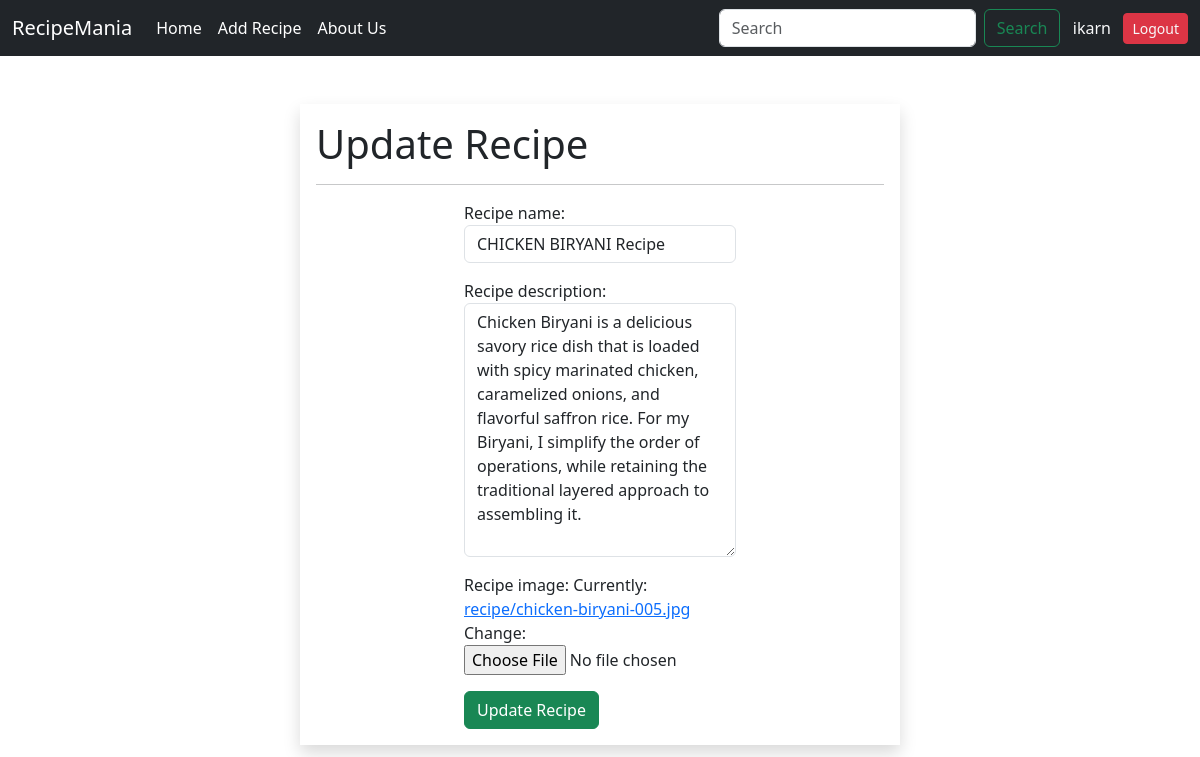
/update/17 (signed in), run on the app's committed database.
### app/models.py (models this page shows, shortened)
class Recipe(models.Model):
    recipe_name = models.CharField(max_length=255)
    recipe_description = models.CharField(max_length=55000)
    recipe_image = models.ImageField(upload_to='recipe')
    date = models.DateTimeField(auto_now_add=True)

### app/views.py (the view)
# urls.py: path("update/",update,name='update'),
@login_required(login_url='login')
def update(request,id):
    if request.method =="POST":
        pi = Recipe.objects.get(pk=id)
        fm = RecipeForm(request.POST,request.FILES,instance=pi)
        if fm.is_valid():
            fm.save()
            return redirect('/')
    else:
         pi = Recipe.objects.get(pk=id)
         fm = RecipeForm(instance=pi)
    return render(request,'update.html',{'form':fm})

### app/forms.py
class RecipeForm(forms.ModelForm):
    class Meta:
        model = Recipe
        fields = '__all__'
        widgets = {
            'recipe_name': forms.TextInput(attrs={'class': 'form-control'}),
            'recipe_description': forms.Textarea(attrs={'class': 'form-control'}),
        }

### app/templates/update.html (shortened to what this page needs)
{% extends 'base.html' %}
{% block content %}
<div class="container col-lg-6 mx-auto mt-5 shadow p-3">
    <h1> Update Recipe </h1>
    <hr>
    <div class="row">
        <div class="col-lg-6 mx-auto">
            <form method="POST" enctype="multipart/form-data">
             {{ form.as_p }}
             <input type="submit" value="Update Recipe" class="btn btn-success">
            </form>
        </div>
    </div>
</div>
{% endblock content %}

### app/templates/base.html (shortened to what this page needs)
<!doctype html>
<html lang="en">
  <head>
    <link href="https://cdn.jsdelivr.net/npm/bootstrap@5.3.0/dist/css/bootstrap.min.css" rel="stylesheet">
  </head>
  <body>
    <nav class="navbar navbar-expand-lg navbar-dark bg-dark">
        <div class="container-fluid">
          <a class="navbar-brand" href="#">RecipeMania</a>
          <div class="collapse navbar-collapse" id="navbarSupportedContent">
            <ul class="navbar-nav me-auto mb-2 mb-lg-0">
              {% if user.is_authenticated %}
              <li class="nav-item">
                <a class="nav-link active" aria-current="page" href="/">Home</a>
              </li>
              <li class="nav-item">
                <a class="nav-link active" aria-current="page" href="/add_recipe">Add Recipe</a>
              </li>
              <li class="nav-item">
                <a class="nav-link active" aria-current="page" href="/about">About Us</a>
              </li>
              {% endif %}
            </ul>
            {% if user.is_authenticated %}
            <form class="d-flex"  action="{% url 'search' %}" method='GET'>
              <input class="form-control me-2" type="search" placeholder="Search" aria-label="Search"
                  name='search' />
              <button class="btn btn-outline-success" type="submit">
                  Search
              </button>
          </form>&nbsp;&nbsp;&nbsp;
            <div class="text-light nav-link">{{user}}</div>&nbsp;&nbsp;&nbsp;
            <div class=""><a class="btn btn-danger btn-sm text-light" href="{% url 'logout' %}">Logout</a> </div>
            {% endif %}
          </div>
        </div>
      </nav>
    {% block content %} {% endblock content %}
  </body>
</html>

### data on the page
Recipe: recipe_name "CHICKEN BIRYANI Recipe", recipe_description "Chicken Biryani is a delicious savory rice dish that is loaded with spicy marinated chicken, caramelized onions, and flavorful saffron rice. For my Biryani, I simplify the order of operations, while retaining the traditional layered approach to assembling it."

### other printed values
{{ user }} "ikarn"
